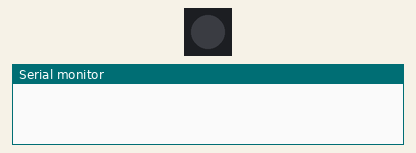
Bench run of a sketch on a simulated ESP32-C6. Parts: 1 RGB LEDs in strip order, left to right, the last lines printed to the serial monitor. Dim RGB values are drawn brighter than linear; WiFi joins after 1.5 s; servers stay silent unless stated; not simulated (calls return 0 or success): ../WiFi_Credentials.h.

Above: at 0.0 s.
At 1.6 s:
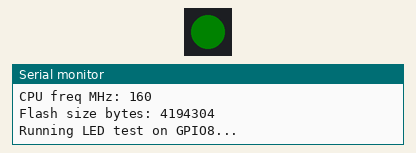
At 2.7 s:
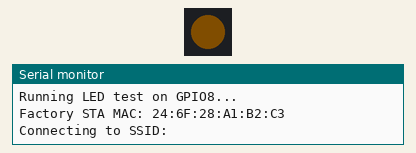
At 4.2 s:
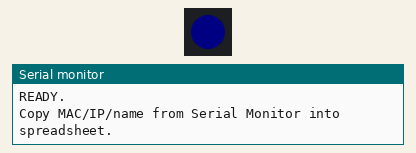
Timing chart, 0 to 5.7 s (numbered marks = the images above):
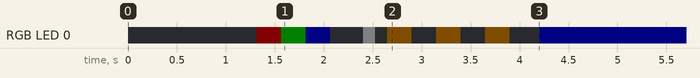

Measured:
- by itself, RGB LED 0: off → RGB(6, 0, 0) at 1.3 s, → RGB(0, 6, 0) 0.25 s later, → RGB(0, 0, 6) 0.25 s later, → off 0.25 s later, … (13 changes in this stretch)

The sketch:

esp-wifi-info-tester.ino
```cpp
/*
  ESP32-C6 onboarding / test sketch
  ---------------------------------
  What it does:
  - blinks/tests the addressable LED on GPIO8
  - connects to Wi-Fi
  - prints chip info, MAC, IP, hostname-style name
  - derives espN from last IP byte (e.g. .101 -> esp1)
  - keeps LED indicating status

  LED status:
  - boot/test: cycles red -> green -> blue
  - connecting Wi-Fi: yellow blink
  - connected + valid espN: solid green
  - connected but IP outside expected range: solid blue
  - Wi-Fi failed / disconnected: solid red

  Board target:
  - ESP32-C6 with single WS2812-style addressable LED on GPIO8
*/

#include <WiFi.h>
#include <Adafruit_NeoPixel.h>
#include "../WiFi_Credentials.h" //file should contain WiFi Passwords; separated to gitignore

// =========================
// USER CONFIG
// =========================
const char* ssid = WIFI_SSID;
const char* password = WIFI_PASS;

// Expected subnet pattern for naming:
// 192.168.x.101 -> esp1
// 192.168.x.102 -> esp2
// ...
static const int IP_BASE = 100;  // last octet minus this gives esp number

// Wi-Fi connect timeout
static const unsigned long WIFI_TIMEOUT_MS = 15000;

// =========================
// LED CONFIG
// =========================
static const int LED_PIN = 8;
static const int LED_COUNT = 1;
Adafruit_NeoPixel pixel(LED_COUNT, LED_PIN, NEO_GRB + NEO_KHZ800);

// =========================
// HELPERS
// =========================
void setLed(uint8_t r, uint8_t g, uint8_t b) {
  pixel.setPixelColor(0, pixel.Color(r, g, b));
  pixel.show();
}

void blinkLed(uint8_t r, uint8_t g, uint8_t b, int onMs, int offMs, int times) {
  for (int i = 0; i < times; i++) {
    setLed(r, g, b);
    delay(onMs);
    setLed(0, 0, 0);
    delay(offMs);
  }
}

void ledBootTest() {
  setLed(0, 0, 0);
  delay(100);
  setLed(50, 0, 0);   // red
  delay(250);
  setLed(0, 50, 0);   // green
  delay(250);
  setLed(0, 0, 50);   // blue
  delay(250);
  setLed(0, 0, 0);
  delay(100);
}

String getMacString() {
  return WiFi.macAddress();
}

String ipToString(IPAddress ip) {
  return ip.toString();
}

String deriveNameFromIP(IPAddress ip, bool& validName, int& unitNumber) {
  int last = ip[3];
  unitNumber = last - IP_BASE;
  validName = (unitNumber >= 1 && unitNumber <= 999);
  if (validName) {
    return "esp" + String(unitNumber);
  }
  return "esp-unknown";
}

void printBanner() {
  Serial.println();
  Serial.println("======================================");
  Serial.println("ESP32-C6 ONBOARDING / NETWORK TEST");
  Serial.println("======================================");
}

void printChipInfo() {
  Serial.printf("Chip model: %s\n", ESP.getChipModel());
  Serial.printf("Chip revision: %u\n", ESP.getChipRevision());
  Serial.printf("CPU freq MHz: %u\n", ESP.getCpuFreqMHz());
  Serial.printf("Flash size bytes: %u\n", ESP.getFlashChipSize());
}

bool connectWifi() {
  WiFi.mode(WIFI_STA);
  WiFi.setSleep(false);

  Serial.printf("Connecting to SSID: %s\n", WIFI_SSID);
  WiFi.begin(WIFI_SSID, WIFI_PASS);

  unsigned long start = millis();
  bool ledState = false;

  while (WiFi.status() != WL_CONNECTED && millis() - start < WIFI_TIMEOUT_MS) {
    ledState = !ledState;
    if (ledState) {
      setLed(40, 25, 0);  // yellow-ish
    } else {
      setLed(0, 0, 0);
    }
    delay(250);
    Serial.print(".");
  }
  Serial.println();

  return WiFi.status() == WL_CONNECTED;
}

void printNetworkInfo() {
  bool validName = false;
  int unitNumber = -1;
  IPAddress ip = WiFi.localIP();
  String derivedName = deriveNameFromIP(ip, validName, unitNumber);

  Serial.println("----- NETWORK INFO -----");
  Serial.printf("MAC: %s\n", getMacString().c_str());
  Serial.printf("Hostname-derived name: %s\n", derivedName.c_str());
  Serial.printf("Assigned IP: %s\n", ipToString(ip).c_str());
  Serial.printf("Gateway: %s\n", ipToString(WiFi.gatewayIP()).c_str());
  Serial.printf("Subnet mask: %s\n", ipToString(WiFi.subnetMask()).c_str());
  Serial.printf("RSSI dBm: %d\n", WiFi.RSSI());
  Serial.printf("Wi-Fi channel: %d\n", WiFi.channel());

  if (validName) {
    Serial.printf("Derived unit number: %d\n", unitNumber);
    Serial.println("Name is valid for your reserved-IP scheme.");
  } else {
    Serial.println("WARNING: IP does not match expected .101+ naming scheme.");
  }

  Serial.println("------------------------");
}

void setFinalLedState() {
  if (WiFi.status() != WL_CONNECTED) {
    setLed(50, 0, 0);  // red
    return;
  }

  bool validName = false;
  int unitNumber = -1;
  deriveNameFromIP(WiFi.localIP(), validName, unitNumber);

  if (validName) {
    setLed(0, 50, 0);  // green
  } else {
    setLed(0, 0, 50);  // blue
  }
}

void setup() {
  Serial.begin(115200);
  delay(1200);

  pixel.begin();
  pixel.setBrightness(32);

  printBanner();
  printChipInfo();

  Serial.println("Running LED test on GPIO8...");
  ledBootTest();
  blinkLed(40, 40, 40, 120, 120, 2);

  Serial.printf("Factory STA MAC: %s\n", getMacString().c_str());

  bool connected = connectWifi();

  if (connected) {
    printNetworkInfo();
  } else {
    Serial.println("Wi-Fi connection FAILED or timed out.");
    Serial.printf("MAC: %s\n", getMacString().c_str());
  }

  setFinalLedState();

  Serial.println();
  Serial.println("READY.");
  Serial.println("Copy MAC/IP/name from Serial Monitor into spreadsheet.");
}

void loop() {
  static unsigned long lastCheck = 0;
  static unsigned long lastHeartbeat = 0;
  static bool blinkState = false;

  unsigned long now = millis();

  // Re-check Wi-Fi every 2 seconds
  if (now - lastCheck >= 2000) {
    lastCheck = now;

    if (WiFi.status() != WL_CONNECTED) {
      Serial.println("Wi-Fi lost. Attempting reconnect...");
      WiFi.disconnect();
      WiFi.begin(WIFI_SSID, WIFI_PASS);
    }
  }

  // LED behaviour
  if (WiFi.status() == WL_CONNECTED) {
    bool validName = false;
    int unitNumber = -1;
    deriveNameFromIP(WiFi.localIP(), validName, unitNumber);

    if (validName) {
      setLed(0, 50, 0);  // solid green
    } else {
      setLed(0, 0, 50);  // solid blue
    }

    if (now - lastHeartbeat >= 5000) {
      lastHeartbeat = now;
      Serial.printf("[OK] IP=%s RSSI=%d NameCheck=%s\n",
                    WiFi.localIP().toString().c_str(),
                    WiFi.RSSI(),
                    validName ? "valid" : "invalid");
    }
  } else {
    // blink red while disconnected
    if (now % 600 < 300) {
      if (!blinkState) {
        setLed(50, 0, 0);
        blinkState = true;
      }
    } else {
      if (blinkState) {
        setLed(0, 0, 0);
        blinkState = false;
      }
    }
  }
}
```
